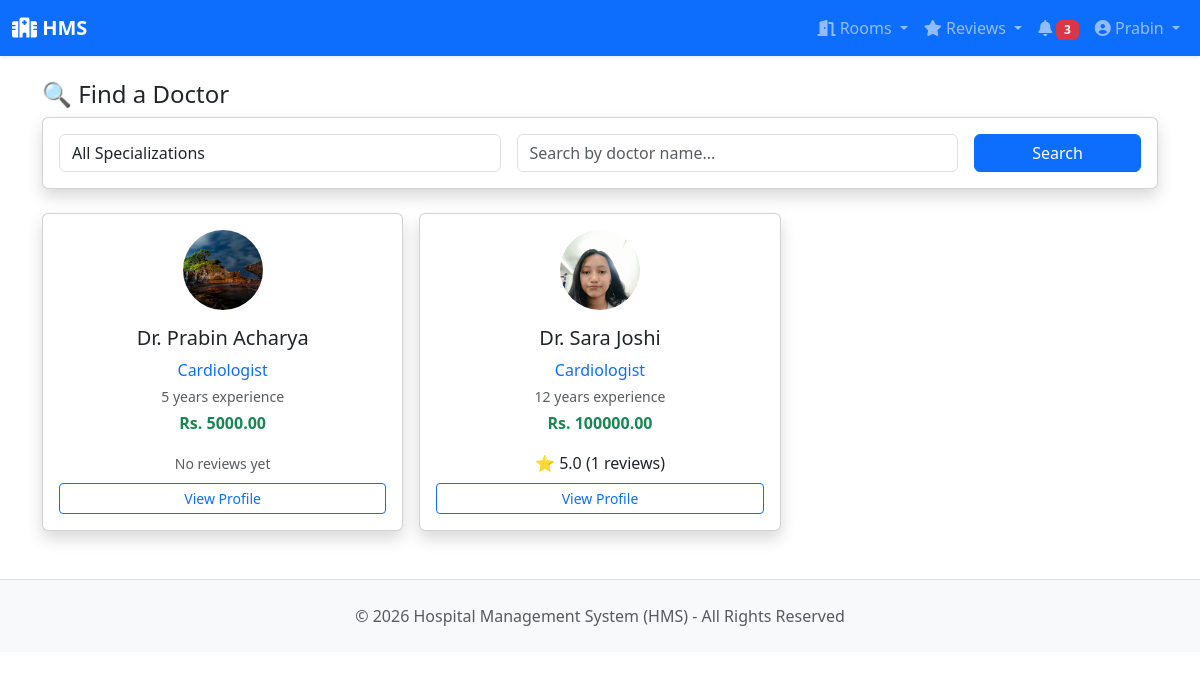
Screenshot of /clinical/find-doctors/ (signed in) with the database file from the repository.
### users/models.py (models this page shows, shortened)
class User(AbstractBaseUser, PermissionsMixin):
    ROLE_CHOICES = [
        ('PATIENT', 'Patient'),
        ('DOCTOR', 'Doctor'),
        ('RECEPTIONIST', 'Receptionist'),
        ('LAB_TECHNICIAN', 'Lab Technician'),
        ('ADMIN', 'Super Admin'),
    ]
    email = models.EmailField(unique=True)
    username = models.CharField(max_length=50)
    role = models.CharField(max_length=20, choices=ROLE_CHOICES, default='PATIENT')
    is_active = models.BooleanField(default=False)  # False until email activated
    is_staff = models.BooleanField(default=False)
    date_joined = models.DateTimeField(auto_now_add=True)
    activation_token = models.CharField(max_length=200, blank=True, null=True)
    objects = UserManager()
    USERNAME_FIELD = 'email'
    REQUIRED_FIELDS = ['username']

### clinical/models.py (models this page shows, shortened)
class Doctor(models.Model):
    user = models.OneToOneField(User, on_delete=models.CASCADE, related_name='doctor_profile')
    specialization = models.ForeignKey(Specialization, on_delete=models.SET_NULL, null=True, related_name='doctors')
    consultation_fee = models.DecimalField(max_digits=8, decimal_places=2, default=0)
    bio = models.TextField(blank=True)
    experience_years = models.IntegerField(default=0)
    is_available = models.BooleanField(default=True)
    photo = models.ImageField(upload_to='doctors/profile/', null=True, blank=True)
    phone = models.CharField(max_length=15, blank=True)
    created_at = models.DateTimeField(auto_now_add=True)
    updated_at = models.DateTimeField(auto_now=True)
    def get_average_rating(self):
        try:
            from django.db.models import Avg
            avg = self.reviews.aggregate(Avg('rating'))['rating__avg']
            return round(avg, 1) if avg else 0
        except Exception:
            return 0
    def get_total_reviews(self):
        try:
            return self.reviews.count()
        except Exception:
            return 0
    class Meta:
        ordering = ['user__username']

class Specialization(models.Model):
    name = models.CharField(max_length=100, unique=True)
    description = models.TextField(blank=True)
    icon = models.CharField(max_length=50, blank=True, help_text="Bootstrap icon class e.g. bi-heart-pulse")
    is_active = models.BooleanField(default=True)
    created_at = models.DateTimeField(auto_now_add=True)
    def __str__(self):
        return self.name
    class Meta:
        ordering = ['name']

### clinical/views.py (the view, shortened to what this page needs)
# urls.py: path('find-doctors/', views.doctor_search, name='doctor_search'),
@login_required
def doctor_search(request):
    form = DoctorSearchForm(request.GET or None)
    doctors = Doctor.objects.filter(is_available=True).select_related('user', 'specialization')
    return render(request, 'clinical/doctor_search.html', {
        'doctors': doctors,
        'form': form
    })

### clinical/forms.py
class DoctorSearchForm(forms.Form):
    specialization = forms.ModelChoiceField(
        queryset=Specialization.objects.filter(is_active=True),
        required=False,
        empty_label="All Specializations",
        widget=forms.Select(attrs={'class': 'form-control'})
    )
    name = forms.CharField(
        required=False,
        widget=forms.TextInput(attrs={'class': 'form-control', 'placeholder': 'Search by doctor name...'})
    )

### notifications/context_processors.py (called while the page is built)
def unread_notifications(request):
    if request.user.is_authenticated:
        count = Notification.objects.filter(recipient=request.user, is_read=False).count()
        return {'unread_notification_count': count}
    return {'unread_notification_count': 0}

### templates/clinical/doctor_search.html (shortened to what this page needs)
{% extends 'base.html' %}
{% block content %}
<h4>🔍 Find a Doctor</h4>
<div class="card shadow mb-4">
    <div class="card-body">
        <form method="GET" class="row g-3">
            <div class="col-md-5">{{ form.specialization }}</div>
            <div class="col-md-5">{{ form.name }}</div>
            <div class="col-md-2">
                <button type="submit" class="btn btn-primary w-100">Search</button>
            </div>
        </form>
    </div>
</div>
<div class="row g-3">
    {% for doctor in doctors %}
    <div class="col-md-4">
        <div class="card shadow h-100">
            <div class="card-body text-center">
                {% if doctor.photo %}
                    <img src="{{ doctor.photo.url }}" class="rounded-circle mb-3" width="80" height="80" style="object-fit:cover;">
                {% else %}
                    <div class="bg-primary rounded-circle mx-auto mb-3 d-flex align-items-center justify-content-center text-white" style="width:80px;height:80px;font-size:2rem;">👨‍⚕️</div>
                {% endif %}
                <h5>Dr. {{ doctor.user.username }}</h5>
                <p class="text-primary mb-1">{{ doctor.specialization }}</p>
                <p class="text-muted small mb-1">{{ doctor.experience_years }} years experience</p>
                <p class="fw-bold text-success">Rs. {{ doctor.consultation_fee }}</p>
                <div class="mb-2">
                    {% with rating=doctor.get_average_rating %}
                    {% if rating > 0 %}
                        ⭐ {{ rating }} ({{ doctor.get_total_reviews }} reviews)
                    {% else %}
                        <span class="text-muted small">No reviews yet</span>
                    {% endif %}
                    {% endwith %}
                </div>
                <a href="{% url 'clinical:doctor_detail' doctor.pk %}" class="btn btn-outline-primary btn-sm w-100">View Profile</a>
            </div>
        </div>
    </div>
    {% empty %}
    <div class="col-12 text-center text-muted">
        <p>No doctors found. Try a different search.</p>
    </div>
    {% endfor %}
</div>
{% endblock %}

### templates/base.html (shortened to what this page needs)
<!DOCTYPE html>
<html lang="en">
<head>
    <link href="https://cdn.jsdelivr.net/npm/bootstrap@5.3.0/dist/css/bootstrap.min.css" rel="stylesheet">
    <link href="https://cdnjs.cloudflare.com/ajax/libs/font-awesome/6.0.0/css/all.min.css" rel="stylesheet">
</head>
<body>
{% if user.is_authenticated %}
<nav class="navbar navbar-expand-lg navbar-dark bg-primary sticky-top shadow-sm">
    <div class="container-fluid">
        <a class="navbar-brand fw-bold" href="{% url 'users:dashboard' %}">
            <i class="fas fa-hospital"></i> HMS
        </a>
        <div class="collapse navbar-collapse" id="navbarNav">
            <div class="navbar-nav ms-auto">
                {% if user.role == 'PATIENT' or user.role == 'DOCTOR' or user.role == 'RECEPTIONIST' or user.role == 'ADMIN' %}
                <div class="nav-item dropdown">
                    <a class="nav-link dropdown-toggle" href="#" id="roomsDropdown" role="button" data-bs-toggle="dropdown">
                        <i class="fas fa-door-open"></i> Rooms
                    </a>
                </div>
                {% endif %}
                {% if user.role == 'PATIENT' or user.role == 'DOCTOR' %}
                <div class="nav-item dropdown">
                    <a class="nav-link dropdown-toggle" href="#" id="reviewsDropdown" role="button" data-bs-toggle="dropdown">
                        <i class="fas fa-star"></i> Reviews
                    </a>
                </div>
                {% endif %}
                <a class="nav-link" href="{% url 'notifications:notification_list' %}" title="Notifications">
                    <i class="fas fa-bell"></i>
                    {% if unread_notification_count > 0 %}
                        <span class="badge bg-danger">{{ unread_notification_count }}</span>
                    {% endif %}
                </a>
                <div class="nav-item dropdown">
                    <a class="nav-link dropdown-toggle" href="#" id="userDropdown" role="button" data-bs-toggle="dropdown">
                        <i class="fas fa-user-circle"></i> {{ user.first_name|default:user.username }}
                    </a>
                </div>
            </div>
        </div>
    </div>
</nav>
{% endif %}
<div class="{% if user.is_authenticated %}container{% else %}container-fluid{% endif %} mt-4">
    {% block content %}{% endblock %}
</div>
<footer class="bg-light text-muted py-4 mt-5 border-top">
    <div class="container text-center">
        <p class="mb-0">&copy; 2026 Hospital Management System (HMS) - All Rights Reserved</p>
    </div>
</footer>
<link href="https://cdnjs.cloudflare.com/ajax/libs/font-awesome/6.0.0/css/all.min.css" rel="stylesheet">
</body>
</html>

### rows the page displays
User: first_name "Prabin"
Doctor: photo (picture), user.username "Prabin Acharya", specialization "Cardiologist", experience_years "5", consultation_fee "5000.00", shows "No reviews yet"
Doctor: photo (picture), user.username "Sara Joshi", specialization "Cardiologist", experience_years "12", consultation_fee "100000.00", get_average_rating "5.0", get_total_reviews "1"

### other values shown
{{ unread_notification_count }} "3"
